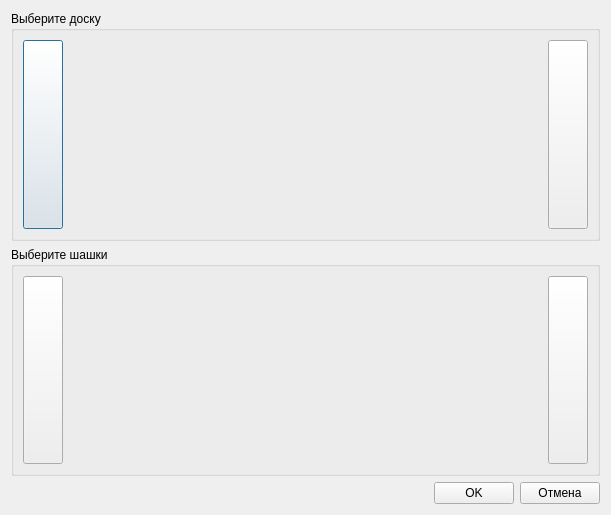
<?xml version="1.0" encoding="UTF-8"?>
<ui version="4.0">
 <class>SettingsDialog</class>
 <widget class="QDialog" name="SettingsDialog">
  <property name="geometry">
   <rect>
    <x>0</x>
    <y>0</y>
    <width>611</width>
    <height>515</height>
   </rect>
  </property>
  <property name="windowTitle">
   <string>Настройки</string>
  </property>
  <layout class="QVBoxLayout" name="vertical_layout" stretch="1,1,0">
   <item>
    <widget class="QGroupBox" name="group_box_field">
     <property name="title">
      <string>Выберите доску</string>
     </property>
     <layout class="QHBoxLayout" name="horizontal_layout_2" stretch="0,1,0">
      <item>
       <widget class="QPushButton" name="button_field_left">
        <property name="sizePolicy">
         <sizepolicy hsizetype="Minimum" vsizetype="Expanding">
          <horstretch>0</horstretch>
          <verstretch>0</verstretch>
         </sizepolicy>
        </property>
        <property name="text">
         <string/>
        </property>
       </widget>
      </item>
      <item>
       <widget class="QWidget" name="widget_for_fields" native="true"/>
      </item>
      <item>
       <widget class="QPushButton" name="button_field_right">
        <property name="sizePolicy">
         <sizepolicy hsizetype="Minimum" vsizetype="Expanding">
          <horstretch>0</horstretch>
          <verstretch>0</verstretch>
         </sizepolicy>
        </property>
        <property name="text">
         <string/>
        </property>
       </widget>
      </item>
     </layout>
    </widget>
   </item>
   <item>
    <widget class="QGroupBox" name="group_box_checker">
     <property name="title">
      <string>Выберите шашки</string>
     </property>
     <layout class="QHBoxLayout" name="horizontal_layout" stretch="0,1,0">
      <item>
       <widget class="QPushButton" name="button_checker_left">
        <property name="sizePolicy">
         <sizepolicy hsizetype="Minimum" vsizetype="Expanding">
          <horstretch>0</horstretch>
          <verstretch>0</verstretch>
         </sizepolicy>
        </property>
        <property name="text">
         <string/>
        </property>
       </widget>
      </item>
      <item>
       <widget class="QWidget" name="widget_for_checkers" native="true"/>
      </item>
      <item>
       <widget class="QPushButton" name="button_checker_right">
        <property name="sizePolicy">
         <sizepolicy hsizetype="Minimum" vsizetype="Expanding">
          <horstretch>0</horstretch>
          <verstretch>0</verstretch>
         </sizepolicy>
        </property>
        <property name="text">
         <string/>
        </property>
       </widget>
      </item>
     </layout>
    </widget>
   </item>
   <item>
    <layout class="QHBoxLayout" name="horizontal_layout_3">
     <item>
      <spacer name="horizontal_spacer">
       <property name="orientation">
        <enum>Qt::Horizontal</enum>
       </property>
       <property name="sizeHint" stdset="0">
        <size>
         <width>40</width>
         <height>20</height>
        </size>
       </property>
      </spacer>
     </item>
     <item>
      <widget class="QPushButton" name="button_ok">
       <property name="text">
        <string>OK</string>
       </property>
      </widget>
     </item>
     <item>
      <widget class="QPushButton" name="button_cancel">
       <property name="text">
        <string>Отмена</string>
       </property>
      </widget>
     </item>
    </layout>
   </item>
  </layout>
 </widget>
 <resources/>
 <connections/>
</ui>
